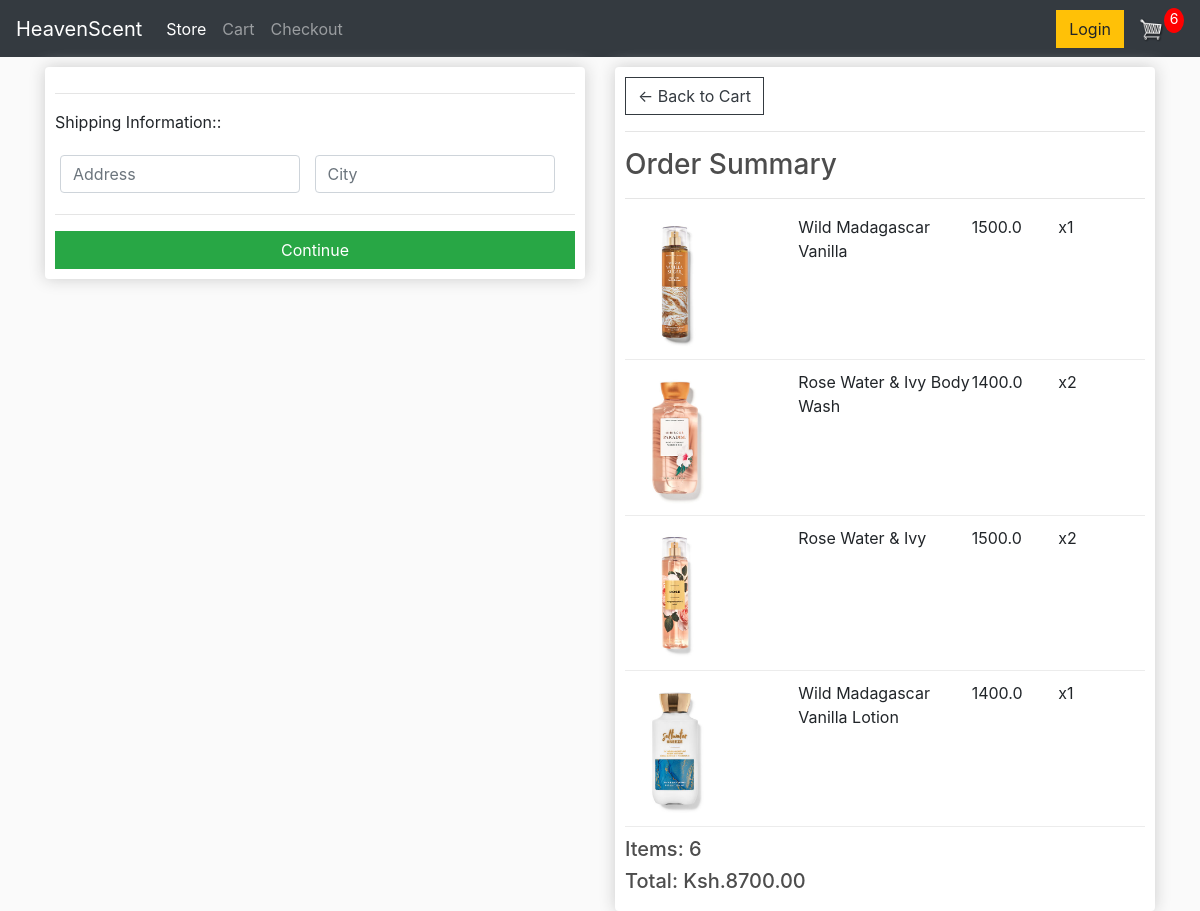
Before: /checkout/ (signed in) with the older database file.
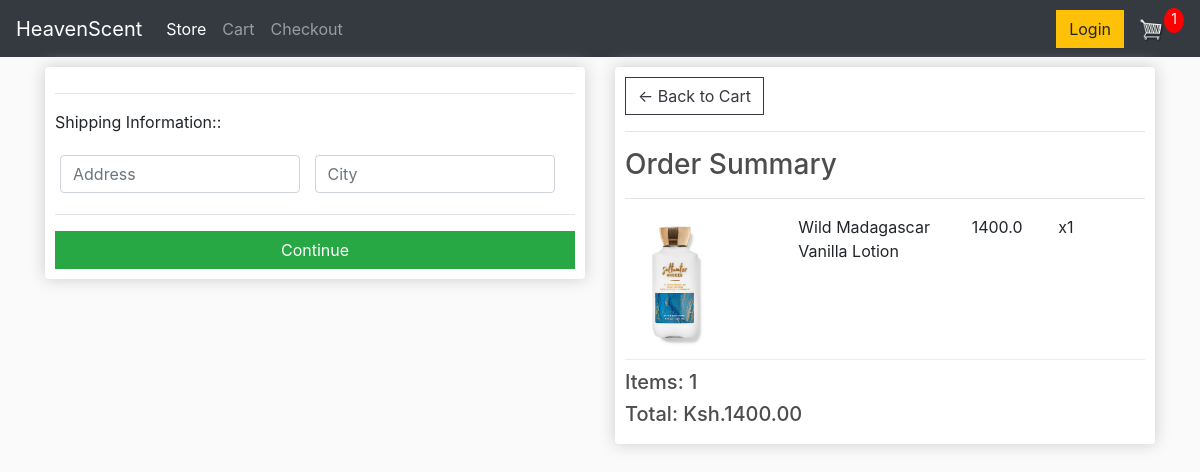
After: the same page with the newer database file.
### store/models.py (models this page shows, shortened)
class OrderItem(models.Model):
    product = models.ForeignKey(Product, on_delete=models.SET_NULL, null=True)
    order = models.ForeignKey(Order, on_delete=models.SET_NULL, null=True)
    quantity = models.IntegerField(default=0, null=True, blank=True)
    date_added = models.DateTimeField(auto_now_add=True)
    @property
    def get_total(self):
        total = self.product.price * self.quantity
        return total

class Product(models.Model):
    name = models.CharField(max_length=200, null=True)
    price = models.FloatField()
    digital = models.BooleanField(default=False, null=True, blank=False)
    image = models.ImageField(null=True, blank=True)
    @property
    def imageURL(self):
        try:
            url = self.image.url
        except:
            url = ''
        return url

class Order(models.Model):
    customer = models.ForeignKey(Customer, on_delete=models.SET_NULL, null=True, blank=True)
    date_ordered = models.DateTimeField(auto_now_add=True)
    complete = models.BooleanField(default=False, null=True, blank=False)#Checks if customer wants to checkout or not
    transaction_id = models.CharField(max_length=200, null=True)
    @property
    def shipping(self):
        shipping = False
        orderitems = self.orderitem_set.all()
        for i in orderitems:
            if i.product.digital == False:
                shipping = True
        return shipping
    @property
    def get_cart_total(self):
        orderitems = self.orderitem_set.all()
        total = sum([item.get_total for item in orderitems])
        return total
    @property
    def get_cart_items(self):
        orderitems = self.orderitem_set.all()
        total = sum([item.quantity for item in orderitems])
        return total

### store/views.py (the view)
# urls.py: path('checkout/', views.checkout, name="checkout"),
def checkout(request):
    if request.user.is_authenticated:
        customer = request.user.customer
        order, created = Order.objects.get_or_create(customer=customer, complete=False)
        items = order.orderitem_set.all()
        cartItems = order.get_cart_items
    else:
        items = []
        order = {'get_cart_total':0, 'get_cart_items':0, 'shipping':False}
        cartItems = order['get_cart_items']
    context = {'items': items, 'order': order, 'cartItems': cartItems}
    return render(request, 'store/checkout.html', context)

### store/templates/store/checkout.html (shortened to what this page needs)
{% extends 'store/main.html' %} {% load static %} {% block content %}
<div class="row">
    <div class="col-lg-6">
        <div class="box-element" id="form-wrapper">
            <form id="form">
                <div id="shipping-info">
                    <hr>
                    <p>Shipping Information::</p>
                    <div class="form-field">
                        <input class="form-control" type="text" name="address" placeholder="Address">
                    </div>
                    <div class="form-field">
                        <input class="form-control" type="text" name="city" placeholder="City">
                    </div>
                </div>
                <hr>
                <input id="form-button" type="submit" class="btn btn-success btn-block" value="Continue">
            </form>
        </div>
        <br>
    </div>
    <div class="col-lg-6">
        <div class="box-element">
            <a class="btn btn-outline-dark" href="{% url 'cart' %}">&#x2190; Back to Cart</a>
            <hr>
            <h3>Order Summary</h3>
            <hr> {% for item in items %}
            <div class="cart-row">
                <div style="flex:2"><img class="row-image" src="{{item.product.imageURL}}"></div>
                <div style="flex:2">
                    <p>{{item.product.name}}</p>
                </div>
                <div style="flex:1">
                    <p>{{item.product.price}}</p>
                </div>
                <div style="flex:1">
                    <p>x{{item.quantity}}</p>
                </div>
            </div>
            {% endfor %}
            <h5>Items: {{order.get_cart_items}}</h5>
            <h5>Total: Ksh.{{order.get_cart_total|floatformat:2}}</h5>
        </div>
    </div>
</div>
{% endblock content %}

Changed rows visible on the page:
removed OrderItem: product.imageURL (picture), product.name "Wild Madagascar Vanilla", product.price "1500.0", quantity "1"
removed OrderItem: product.imageURL (picture), product.name "Rose Water & Ivy Body Wash", product.price "1400.0", quantity "2"
removed OrderItem: product.imageURL (picture), product.name "Rose Water & Ivy", product.price "1500.0", quantity "2"
computed for Order: get_cart_items "6" → "1"; get_cart_total "8700.00" → "1400.00"
Other visible differences:
{{ cartItems }}: "6" → "1"
